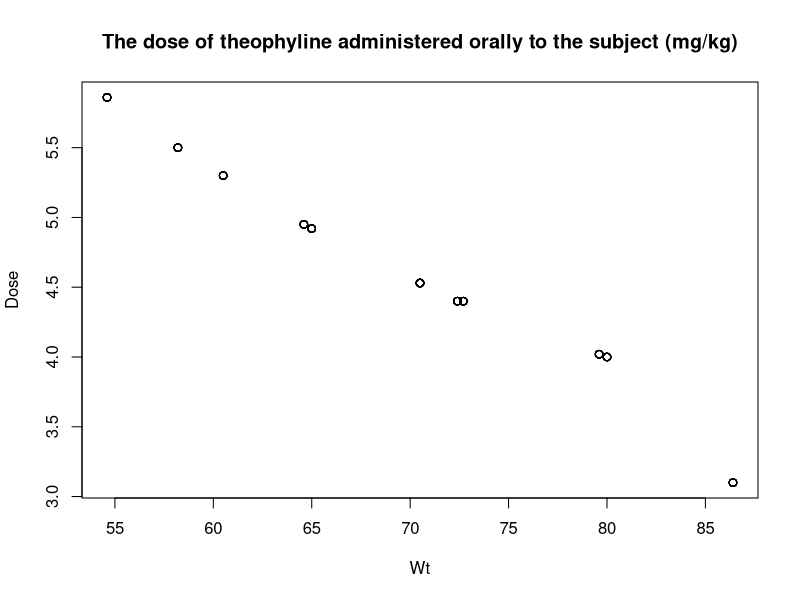
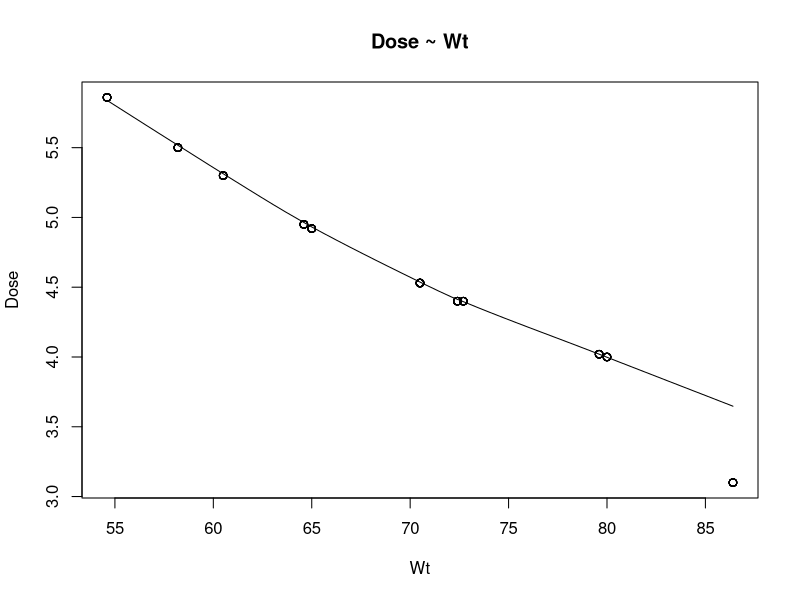

Write the R code that produced these figures, in order. (Note: this script raises an error after producing the figures.)
# Activity 1
data(Theoph)
head(Theoph)

x = Theoph$Wt #independent variables
y = Theoph$Dose #dependent variables

relation <- lm(y ~ x)
print(relation)
print(summary(relation))

#plot visualize
plot(x, y, main = "The dose of theophyline administered orally to the subject (mg/kg)", xlab = "Wt", ylab = "Dose")

scatter.smooth(x, y, main = "Dose ~ Wt", xlab = "Wt", ylab = "Dose")

#predict new value
newWt <- data.frame(x = c(90, 95, 100))
result <- predict(relation, newWt)
print(result)

# Activity 2
data(ChickWeight)
head(ChickWeight)

# Loading package
library(e1071)
library(caTools)
library(class)

#Splitting data into train and test
split <- sample.split(ChickWeight, SplitRatio = 0.7)
train_data <- subset(ChickWeight, split == "TRUE")
test_data <- subset(ChickWeight, split == "TRUE")


#Feature scaling
train_scale <- scale(train_data[, 1:4])
test_scale <- scale(test_data[, 1:4])

#Fitting KNN model to training dataset
classifier_knn <- knn(train = train_scale,
                      test = test_scale,
                      data = train_data$Diet,
                      k = 1)
print(classifier_knn)

#confusion matrix
cm <- table(test_data$Diet, classifier_knn)
print(cm)

#Calculate out of sample error
misClassError <- mean(classifier_knn != test_data$Diet)
print(paste("Accuracy =", 1 - misClassError))
